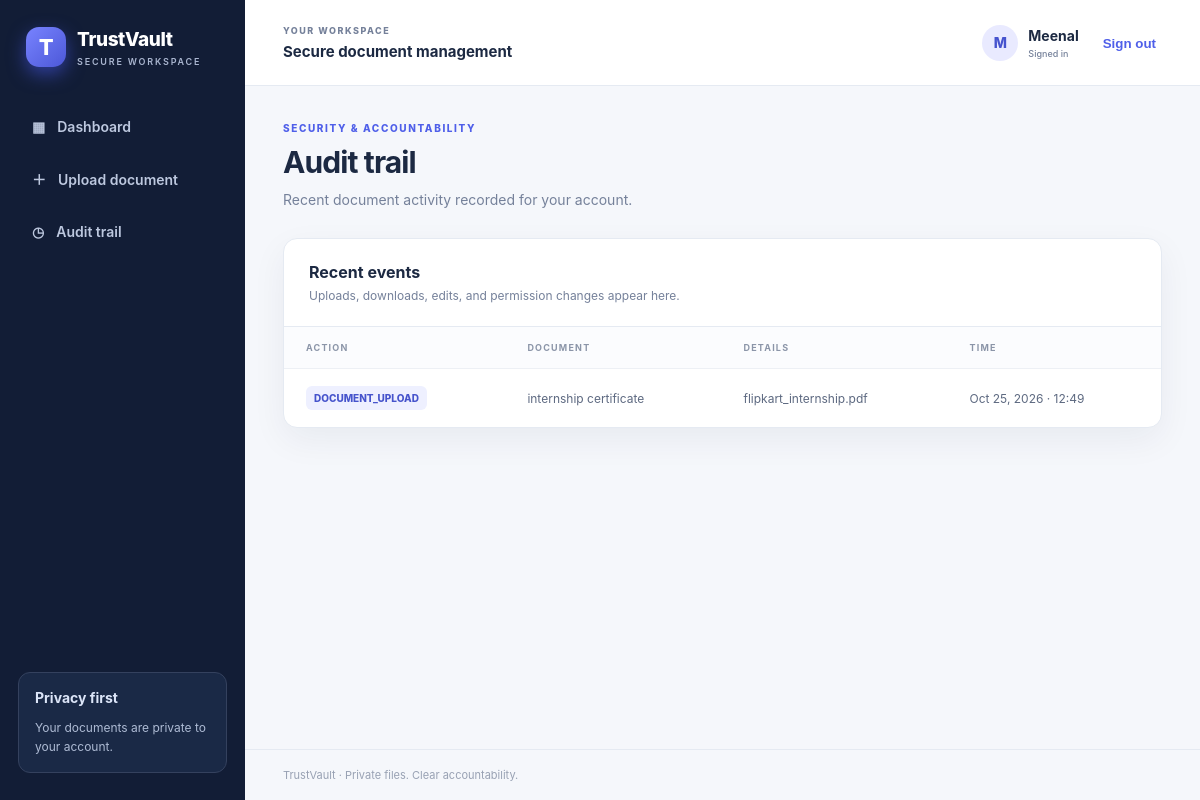
The app's page /audit/ (signed in) with its own data.
### TrustVault_Starter/vault/models.py (models this page shows, shortened)
class AuditEvent(models.Model):
    actor = models.ForeignKey(settings.AUTH_USER_MODEL, on_delete=models.SET_NULL, null=True, blank=True)
    document = models.ForeignKey(Document, on_delete=models.SET_NULL, null=True, blank=True)
    action = models.CharField(max_length=40)
    details = models.CharField(max_length=255, blank=True)
    created_at = models.DateTimeField(auto_now_add=True)
    class Meta:
        ordering = ["-created_at"]

class Document(models.Model):
    owner = models.ForeignKey(settings.AUTH_USER_MODEL, on_delete=models.CASCADE, related_name="vault_documents")
    title = models.CharField(max_length=160)
    file = models.FileField(upload_to=private_upload_path, storage=private_storage)
    original_name = models.CharField(max_length=255)
    uploaded_at = models.DateTimeField(auto_now_add=True)
    size_bytes = models.PositiveBigIntegerField(default=0)
    class Meta:
        ordering = ["-uploaded_at"]

### TrustVault_Starter/vault/views.py (the view)
# urls.py: path("audit/", views.audit_trail, name="audit"),
@login_required
def audit_trail(request):
    accessible_ids = Document.objects.filter(owner=request.user).values_list("id", flat=True)
    shared_ids = DocumentShare.objects.filter(user=request.user).values_list("document_id", flat=True)
    events = AuditEvent.objects.filter(document_id__in=list(accessible_ids) + list(shared_ids)).select_related("actor", "document").order_by("-created_at")[:200]
    return render(request, "audit.html", {"events": events})

### TrustVault_Starter/templates/audit.html
{% extends "base.html" %}{% block title %}Audit trail · TrustVault{% endblock %}
{% block content %}<div class="page-head"><div><p class="eyebrow">SECURITY & ACCOUNTABILITY</p><h1>Audit trail</h1><p class="muted">Recent document activity recorded for your account.</p></div></div>
<section class="panel"><div class="panel-head"><div><h2>Recent events</h2><p>Uploads, downloads, edits, and permission changes appear here.</p></div></div>
{% if events %}<div class="table-wrap"><table><thead><tr><th>ACTION</th><th>DOCUMENT</th><th>DETAILS</th><th>TIME</th></tr></thead><tbody>{% for event in events %}<tr><td><span class="event-pill">{{ event.action }}</span></td><td>{% if event.document %}{{ event.document.title }}{% else %}Document unavailable{% endif %}</td><td>{{ event.details|default:"—" }}</td><td>{{ event.created_at|date:"M j, Y · H:i" }}</td></tr>{% endfor %}</tbody></table></div>{% else %}<div class="empty"><div class="empty-symbol">◷</div><h3>No activity yet</h3><p>Upload or download a document and the event will appear here.</p></div>{% endif %}</section>
{% endblock %}

### TrustVault_Starter/templates/base.html (shortened to what this page needs)
{% load static %}
<!doctype html>
<html lang="en">
<head>
<link rel="stylesheet" href="{% static 'css/app.css' %}">
</head>
<body>
<div class="layout">
<aside class="sidebar">
<a class="brand" href="{% url 'dashboard' %}"><span class="brand-icon">T</span><span>TrustVault<small>SECURE WORKSPACE</small></span></a>
<nav>
<a href="{% url 'dashboard' %}">▦ <span>Dashboard</span></a>
<a href="{% url 'upload' %}">＋ <span>Upload document</span></a>
<a href="{% url 'audit' %}">◷ <span>Audit trail</span></a>
</nav>
<div class="sidebar-note"><b>Privacy first</b><p>Your documents are private to your account.</p></div>
</aside>
<section class="main">
<header class="topbar"><div><small>YOUR WORKSPACE</small><strong>Secure document management</strong></div>
<div class="user">{% if request.user.is_authenticated %}<span class="avatar">{{ request.user.username|first|upper }}</span><span>{{ request.user.username }}<small>Signed in</small></span><form method="post" action="{% url 'logout' %}">{% csrf_token %}<button class="link-button">Sign out</button></form>{% endif %}</div></header>
<main class="content">
{% block content %}{% endblock %}
</main>
<footer>TrustVault · Private files. Clear accountability.</footer>
</section>
</div>
</body></html>

### TrustVault_Starter/static/css/app.css (style rules this page uses)
:root { --navy:#121d36;--blue:#4f5fe9;--blue-dark:#3948c8;--ink:#1c2942;--muted:#75819a;--line:#e5eaf2;--page:#f5f7fb;--white:#fff;--green:#148568;--shadow:0 12px 35px rgba(23,38,75,.06) }
* { box-sizing:border-box }
body { margin:0;background:var(--page);font-family:Inter,Segoe UI,Arial,sans-serif;color:var(--ink);font-size:14px }
.layout { min-height:100vh;display:flex }
.sidebar { width:245px;background:var(--navy);color:#fff;padding:27px 18px;display:flex;flex-direction:column;flex-shrink:0 }
.brand { display:flex;align-items:center;gap:11px;color:white;text-decoration:none;font-size:19px;font-weight:800;letter-spacing:-.4px;padding:0 8px 38px }
.brand small { display:block;font-size:9px;letter-spacing:1.8px;color:#aab6d0;margin-top:5px;font-weight:600 }
.brand-icon { display:inline-grid;place-items:center;width:40px;height:40px;border-radius:13px;background:linear-gradient(135deg,#7883ff,#4c58d8);color:white;font-size:22px;font-weight:800;box-shadow:0 7px 18px #303e9a }
.sidebar nav { display:grid;gap:8px }
.sidebar nav a { padding:13px 14px;border-radius:10px;color:#bdc8df;text-decoration:none;font-weight:600;display:flex;gap:12px;align-items:center }
.sidebar-note { margin-top:auto;border:1px solid #34415e;background:#1a2946;border-radius:12px;padding:16px;color:#dce5f8 }
.sidebar-note p { font-size:12px;line-height:1.6;color:#aebbd4;margin-bottom:0 }
.main { min-width:0;flex:1;display:flex;flex-direction:column }
.topbar { height:86px;background:#fff;border-bottom:1px solid var(--line);display:flex;align-items:center;justify-content:space-between;padding:0 38px }
.topbar small { display:block;color:var(--muted);font-size:9px;letter-spacing:1.5px;font-weight:800;margin-bottom:6px }
.topbar strong { font-size:15px }
.user { display:flex;align-items:center;gap:10px;font-weight:700 }
.user small { font-weight:500;letter-spacing:0;margin:4px 0 0 }
.avatar { width:36px;height:36px;border-radius:50%;background:#e9eaff;color:#4653ce;display:grid;place-items:center;font-weight:800 }
.user form { margin-left:8px }
.link-button { background:none;border:0;color:var(--blue);font-weight:700;cursor:pointer }
.content { width:100%;max-width:1320px;margin:0 auto;padding:36px 38px;flex:1 }
.main footer { padding:18px 38px;border-top:1px solid var(--line);color:#98a1b3;font-size:11px }
.page-head { display:flex;justify-content:space-between;align-items:center;gap:22px;margin-bottom:27px }
.eyebrow { color:var(--blue);font-size:10px;letter-spacing:1.6px;font-weight:800;margin:0 0 10px }
.page-head h1,.auth-card h1 { font-size:30px;letter-spacing:-.9px;margin:0 0 9px }
.muted { color:var(--muted);margin:0;line-height:1.6 }
.panel { background:white;border:1px solid var(--line);border-radius:14px;box-shadow:var(--shadow);overflow:hidden }
.panel-head { padding:23px 25px;display:flex;justify-content:space-between;align-items:center;gap:15px;border-bottom:1px solid var(--line) }
.panel-head h2 { font-size:16px;margin:0 0 6px }
.panel-head p { color:var(--muted);margin:0;font-size:12px }
.table-wrap { overflow-x:auto }
table { border-collapse:collapse;width:100%;min-width:640px }
th { text-align:left;font-size:9px;letter-spacing:1.2px;color:#8b95a8;padding:15px 22px;background:#fbfcfe }
td { padding:17px 22px;border-top:1px solid #edf0f5;color:#5d6980;font-size:12px }
td:first-child { color:var(--ink);font-weight:700 }
.event-pill { display:inline-block;border-radius:6px;background:#eef0ff;color:#4654cc;padding:6px 8px;font-size:10px;font-weight:800 }

### records on screen
AuditEvent: action "DOCUMENT_UPLOAD", document "internship certificate", details "flipkart_internship.pdf", created_at "Oct 25, 2026 · 12:49"

### other values on screen
{{ request.user.username|first|upper }} "M"
{{ request.user.username }} "Meenal"
